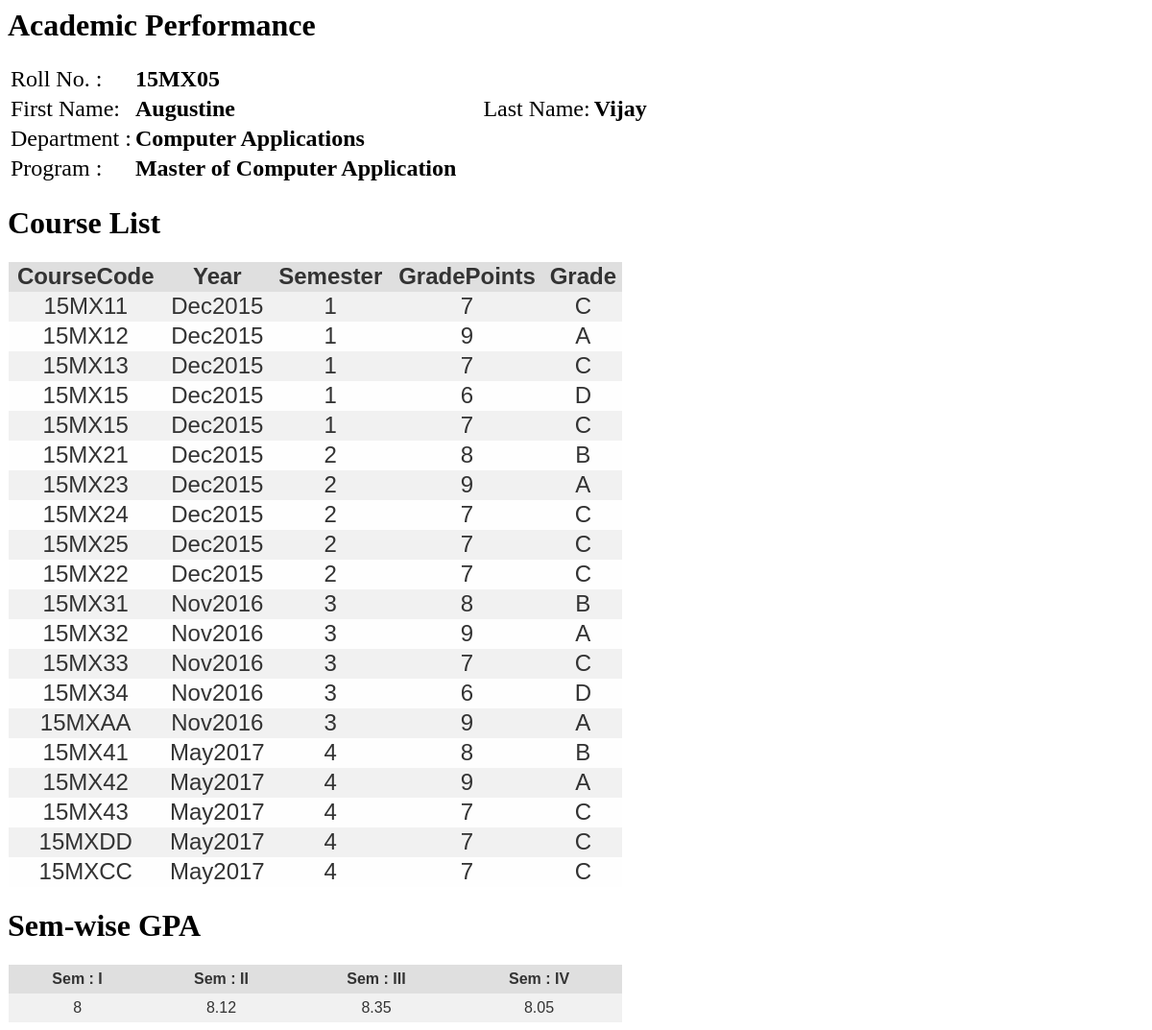
/profacad.php (signed in), run on the app's committed database.
### tables this page shows
CREATE TABLE IF NOT EXISTS `studentdetails` (
  `RollNo` varchar(15) NOT NULL,
  `FirstName` varchar(40) NOT NULL,
  `LastName` varchar(40) NOT NULL,
  `Dept` varchar(60) NOT NULL,
  `Program` varchar(60) NOT NULL,
  `DateOfBirth` date NOT NULL,
  `BloodGroup` varchar(10) NOT NULL,
  `MobileParent` varchar(15) NOT NULL,
  `MobileStudent` varchar(15) NOT NULL,
  `Address` varchar(1024) NOT NULL,
  `ResStatus` varchar(30) NOT NULL,
  `Password` varchar(60) NOT NULL,
  `Active` int(11) NOT NULL,
  `ImageFile` varchar(100) NOT NULL,
  `Email` varchar(60) NOT NULL,
  PRIMARY KEY (`RollNo`)
);

### profacad.php (the view, shortened to what this page needs)
<?php
$con = mysqli_connect("localhost","root","","courserec");
  $sql="SELECT * from studentdetails where RollNo='".$_SESSION["RollNo"]."'";
$ret=mysqli_query($con,$sql);
$count=mysqli_num_rows($ret);
echo "<div><h1>Academic Performance</h2><table id='content' style='font-size:24px;'>";
if($count==1){
	$row=mysqli_fetch_assoc($ret);
	echo "<tr><td>Roll No. :</td><td><b>".$row["RollNo"]."</b></td></tr>";
	echo "<tr><td>First Name:</td><td><b>".$row["FirstName"]."</b></td><td style='width:20px;'></td><td>Last Name:</td><td><b>".$row["LastName"]."</b></td></tr>";
	echo "<tr><td>Department :</td><td><b>".$row["Dept"]."</b></td></tr>";
	echo "<tr><td>Program :</td><td><b>".$row["Program"]."</b></td></tr>";
}
echo "</table></div>";
$sql="SELECT Replace(CourseCode,'14','15') as CourseCode,MonthYear,GradePoints,Grade,Semester from coursetaken where RollNo='".$_SESSION["RollNo"]."'";
$ret=mysqli_query($con,$sql);
echo "<div><h1>Course List</h2><table class='tg' id='content' style='font-size:24px;text-align:center;'>";
echo "<tr class='tr'><th class='th'>CourseCode</th><th class='th'>Year</th><th class='th'>Semester</th><th class='th'>GradePoints</th><th class='th'>Grade</th></tr>";
while($row=mysqli_fetch_assoc($ret))
{	echo "<tr class='tr'><td class='td'>".$row['CourseCode']."</td><td class='td'>".$row['MonthYear']."</td>";
	echo "<td class='td'>".$row['Semester']."</td><td class='td'>".$row['GradePoints']."</td><td class='td'>".$row["Grade"]."</td></tr>";
}
echo "</table></div>";
?>
<h1>Sem-wise GPA</h1>
<table class="tg">
	<?php
	$semno=array();
	$gpa=array();
	$invBlock=explode(";",$_SESSION["SemMarks"]);
	$j=0;
	foreach($invBlock as $i){
		$tmp=explode(",",$i);
		$semno[$j++]=$tmp[0];
		$gpa[$j++]=$tmp[1];
	}
	echo "<tr class=\"tr\">";
    foreach($semno as $i){
	if(!empty($i))
	echo "<th class=\"th\">Sem : $i</th>";
	}
  echo "</tr><tr class=\"tr\">";
   foreach($gpa as $i){
	if(!empty($i))
    echo "<td class=\"td\">$i</td>";
   }
 echo "</tr>";
  ?>
  </table>

### profacad.php (style rules this page uses)
.tg { color: #333; font-family: Helvetica, Arial, sans-serif; width: 640px; border-collapse: collapse; border-spacing: 0; }
.td, .th { border: 1px solid transparent; height: 30px; transition: all 0.3s; }
.th { background: #DFDFDF; font-weight: bold; }
.td { background: #FAFAFA; text-align: center; }
.tr:nth-child(even) .td { background: #F1F1F1; }
.tr:nth-child(odd) .td { background: #FEFEFE; }

### data on the page
studentdetails: RollNo "15MX05", FirstName "Augustine", LastName "Vijay", Dept "Computer Applications", Program "Master of Computer Application"

### other printed values
$row['CourseCode'] "15MX11"
$row['MonthYear'] "Dec2015"
$row['Semester'] "1"
$row['GradePoints'] "7"
$row["Grade"] "C"
$row['CourseCode'] "15MX12"
$row['GradePoints'] "9"
$row["Grade"] "A"
$row['CourseCode'] "15MX13"
$row['CourseCode'] "15MX15"
$row['GradePoints'] "6"
$row["Grade"] "D"
$row['CourseCode'] "15MX21"
$row['Semester'] "2"
$row['GradePoints'] "8"
